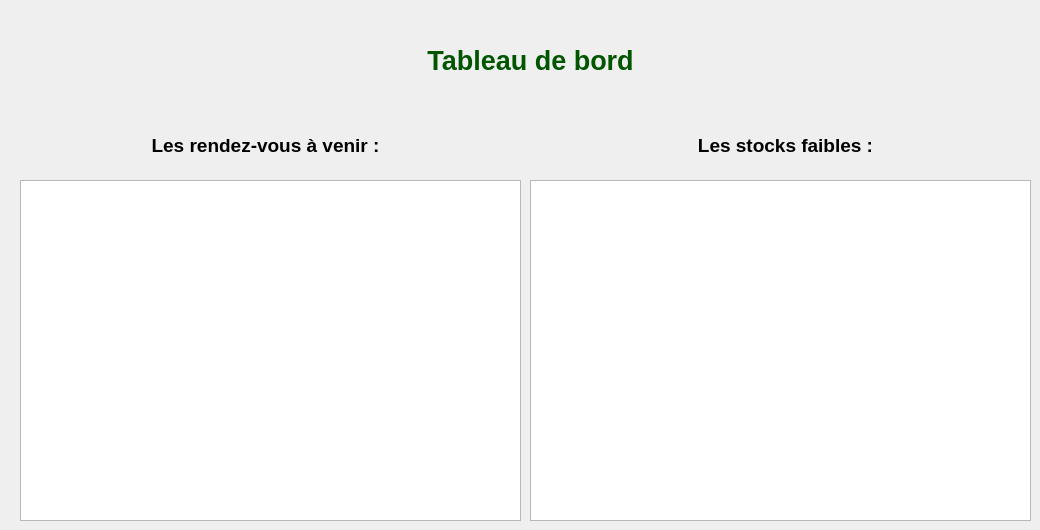
      <widget class="QWidget" name="tab_35">
       <attribute name="title">
        <string>Tableau de bord</string>
       </attribute>
       <widget class="QListView" name="listView_7">
        <property name="geometry">
         <rect>
          <x>20</x>
          <y>180</y>
          <width>501</width>
          <height>341</height>
         </rect>
        </property>
       </widget>
       <widget class="QLabel" name="label_84">
        <property name="geometry">
         <rect>
          <x>320</x>
          <y>0</y>
          <width>421</width>
          <height>121</height>
         </rect>
        </property>
        <property name="text">
         <string>&lt;html&gt;&lt;head/&gt;&lt;body&gt;&lt;p align=&quot;center&quot;&gt;&lt;span style=&quot; font-size:20pt; font-weight:700; color:#005500;&quot;&gt;Tableau de bord&lt;/span&gt;&lt;/p&gt;&lt;/body&gt;&lt;/html&gt;</string>
        </property>
       </widget>
       <widget class="QLabel" name="label_85">
        <property name="geometry">
         <rect>
          <x>80</x>
          <y>100</y>
          <width>371</width>
          <height>91</height>
         </rect>
        </property>
        <property name="text">
         <string>&lt;html&gt;&lt;head/&gt;&lt;body&gt;&lt;p align=&quot;center&quot;&gt;&lt;span style=&quot; font-size:14pt; font-weight:700;&quot;&gt;Les rendez-vous à venir :&lt;/span&gt;&lt;/p&gt;&lt;/body&gt;&lt;/html&gt;</string>
        </property>
       </widget>
       <widget class="QListView" name="listView_8">
        <property name="geometry">
         <rect>
          <x>530</x>
          <y>180</y>
          <width>501</width>
          <height>341</height>
         </rect>
        </property>
       </widget>
       <widget class="QLabel" name="label_86">
        <property name="geometry">
         <rect>
          <x>600</x>
          <y>100</y>
          <width>371</width>
          <height>91</height>
         </rect>
        </property>
        <property name="text">
         <string>&lt;html&gt;&lt;head/&gt;&lt;body&gt;&lt;p align=&quot;center&quot;&gt;&lt;span style=&quot; font-size:14pt; font-weight:700;&quot;&gt;Les stocks faibles :&lt;/span&gt;&lt;/p&gt;&lt;/body&gt;&lt;/html&gt;</string>
        </property>
       </widget>
      </widget>
